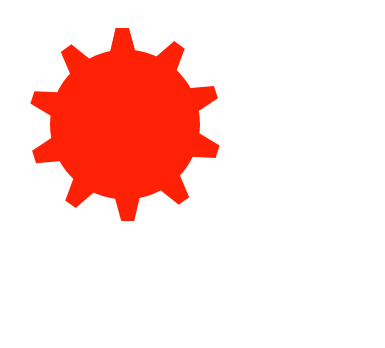
Frame 1 (no input)
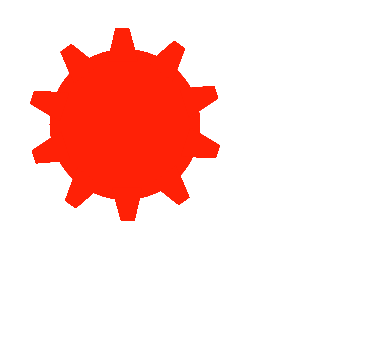
Frame 60 (no input)
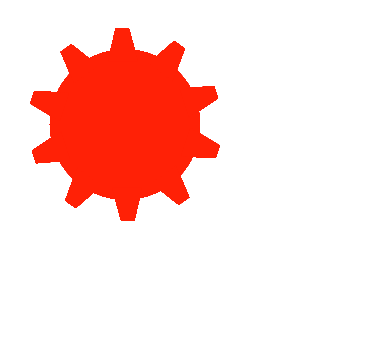
Frame 120 (the mouse pressed at the canvas centre since frame 60)

The p5.js sketch that drew these frames (run headless with seeded random() and noise() and a simulated clock; from frame 60 on, the mouse is pressed at the canvas centre):

// p5.js sketch
// ── sketch.js
let ang;
let x = 4;

function setup() {
  createCanvas(1541/x,1393/x)
  angleMode(DEGREES);
  
  ang = 0;
}

function draw() {
  

  fill("#ff2106");
  noStroke();

  rotate(ang);
  push();
    circle(500/x,498/x,600/x);
    beginShape();
      vertex(432/x,246/x);
      vertex(463/x,112/x);
      vertex(515/x,112/x);
      vertex(552/x,246/x);
    endShape();

    beginShape();
      vertex(432/x,246/x);
      vertex(463/x,112/x);
      vertex(515/x,112/x);
      vertex(552/x,246/x);
    endShape();

    beginShape();
      vertex(296.9/x,334.1/x);
      vertex(243.2/x,207.5/x);
      vertex(285.2/x,176.9/x);
      vertex(394/x,263.6/x);
    endShape();

    beginShape();
      vertex(239.3/x,484.8/x); 
      vertex(121.5/x,413.9/x);
      vertex(137.5/x,364.5/x); 
      vertex(276.4/x,370.7/x);
    endShape();

    beginShape();
      vertex(281.4/x,640.5/x); 
      vertex(144.3/x,652.5/x); 
      vertex(128.3/x,603/x); 
      vertex(244.3/x,526.4/x);
    endShape();

    beginShape();
      vertex(406.9/x,741.8/x); 
      vertex(303/x,832/x); 
      vertex(261/x,801.5/x); 
      vertex(309.8/x,671.3/x);
    endShape();

    beginShape();
      vertex(568/x,750/x);
      vertex(537/x,884/x);
      vertex(485/x,884/x);
      vertex(448/x,750/x);
    endShape();

    beginShape();
      vertex(703.1/x,661.9/x);
      vertex(756.8/x,788.5/x);
      vertex(714.8/x,819.1/x);
      vertex(606/x,732.4/x);
    endShape();

    beginShape();
      vertex(760.7/x,511.2/x);
      vertex(878.5/x,582.1/x);
      vertex(862.5/x,631.5/x);
      vertex(723.6/x,625.3/x);
    endShape();

    beginShape();
      vertex(718.7/x,355.5/x);
      vertex(855.7/x,343.5/x);
      vertex(871.7/x,393/x);
      vertex(755.7/x,469.6/x);
    endShape();

    beginShape();
      vertex(593.1/x,254.2/x);
      vertex(697/x,164/x);
      vertex(739/x,194.5/x);
      vertex(690.2/x,324.7/x);
    endShape();
  pop();

}
// ── time.css
:root {
    /*images*/
    --sburb: url(/Media/images/tini_sburb.png);
    --mspa: url(https://mspaintadventures.fandom.com/wiki/File:Mspa_icon.png);
    /* site colors */
    --mainbg: #510606;
    --text: white;
    --sitebg: black;
    --headoutline: #afff00;
    --headbg: darkgreen;
    --accent: #ff2106;
    --hover: #bb1b1b;
    --darkbg: #350404;
    --sidebar: #510606;
}

body {
    font-family: 'Courier New', Courier, monospace;
    margin: 0;
    background-color: var(--sitebg);
    background-size: 65px;
    color: var(--text);
    background-image: url(https://sadhost.neocities.org/images/tiles/num.gif);
}

* {
    box-sizing: border-box;
}

#container {
    max-width: 900px;
    margin: 0 auto;
}

#container a {
    color: var(--accent);
    font-weight: bold;
    text-decoration:none;
}

#header {
    width: 100%;
    background-color: var(--headbg);
    height: 150px;
    background-image: url(/Media/images/Homestuck_logo.png);
    background-size: 100%;
    border: 2px solid var(--headoutline);
    margin-bottom: 10px;
}

/* nav */
#navbar {
    height: 40px;
    background-color: var(--darkbg);
    width: 100%;
    margin-bottom: 5px;
}

#navbar ul {
    display: flex;
    padding: 0;
    margin: 0;
    list-style-type: none;
    justify-content: space-evenly;
}

#navbar li {
    padding-top: 10px;
    padding-bottom: 10px;
}

/* nav links*/
#navbar li a {
    color: var(--accent);
    list-style: none;
    font-weight: 800;
    font-size: 16px;
    text-decoration: none;
    padding-top: 3px;
    padding-bottom: 3px;
    padding-left: 0px;
    padding-right: 10px;
}

#navbar img{
    height:16px;
}

 /* nav link on hover */
#navbar li a:hover {
    color: var(--hover);
    text-decoration: underline;
}

#flex {
    display: flex;
}

aside {
    background-color: var(--sidebar);
    width: 250px;
    padding: 20px;
    font-size: smaller;
}

#sidebar ul li{
    list-style-type: none;
    list-style-position: outside;
    padding: 0;
    margin-left: -10px;
    padding-bottom: 4px;
    list-style-image: var(--sburb);
    color: var(--accent);
}

 /* sidebar link on hover */
#sidebar li a:hover {
    color: var(--hover);
    text-decoration: underline;
}

main {
    background-color: var(--mainbg);
    flex: 1;
    margin-left: 5px;
    padding: 20px;
    order: 2;
}

#sidebar {
    order: 1;
}

h1, h2, h3 {
    color: var(--accent);
    margin-bottom: 3px;
    background-color: var(--darkbg);
}

p {
    margin: 3px;
    font-style: bold;
}

.h1 {
    font-size: 30px;
    font-weight: bold;
    color: var(--accent);
    margin-bottom: 15px;
    margin-top: 5px;
}

.h1 img{
    height: 30px;
    position: relative;
    top: 5px;
}

#sign {
    margin-top: 5px;
    height: 230px;
    width: 230px;
}

strong, b {
    color: var(--text);
}

.box1 {
    background-color: var(--hover);
    padding: 5px;
    margin-top: 10px;
    color: var(--text);
    font-weight: bold;
    font-size: larger;
}
.box2 {
    background-color: var(--darkbg);
    border: 1px solid var(--hover);
    padding: 5px;
    margin-top: 0px;
    color: var(--text);
    font-weight: bold;
}

#topBar {
    width: 100%;
    height: 30px;
    padding: 10px;
    font-size: smaller;
    background-color: var(--darkbg);
}

#flex a.breath{
    background-color: var(--sidebar);
    color: #10e0ff;
    padding-left: 2px;
    padding-right: 2px;
}

#flex a.breath:hover{
    background-color: #0052f2;
}

#flex a.space{
    background-color: var(--sidebar);
    color: #ffffff;
    padding-left: 2px;
    padding-right: 2px;
}

#flex a.space:hover{
    background-color: #1e1e1e;
}

#flex a.doom{
    background-color: var(--sidebar);
    color: grey;
    padding-left: 2px;
    padding-right: 2px;
}

#flex a.doom:hover{
    color: black;
    background-color: #204020;
}

#flex a.rage{
    background-color: var(--sidebar);
    color: #9c4dad;
    padding-left: 2px;
    padding-right: 2px;
}

#flex a.rage:hover{
    background-color: #2a1555;
}

.icon {
    max-width: 15px;
    max-height: 15px;
    position: relative;
    top: 4px;
}

.line {
    height: 1px;
    width: 100%;
    background-color: var(--accent);
    margin-top: 5px;
    margin-bottom: 5px;
}

 @media only screen and (max-width: 800px) {
    #flex {
        flex-wrap: wrap;
    }

    aside {
        width: 100%;
    }

    main {
        order: 1;
    }

    #sidebar {
    order: 2;
    }

    #navbar ul {
        flex-wrap: wrap;
    }
}
